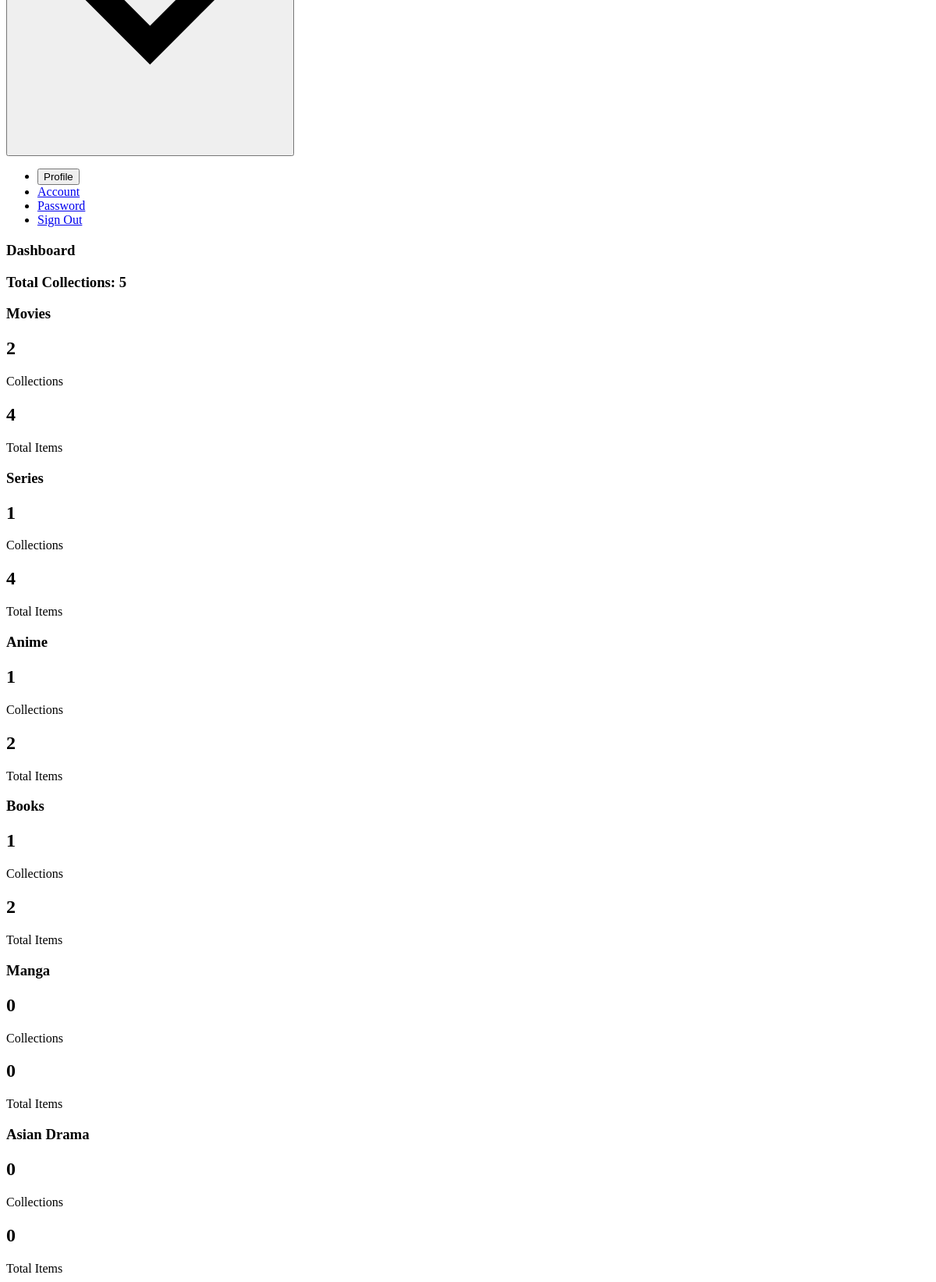
The page /dash/ (signed in, lower part) on the database as committed earlier.
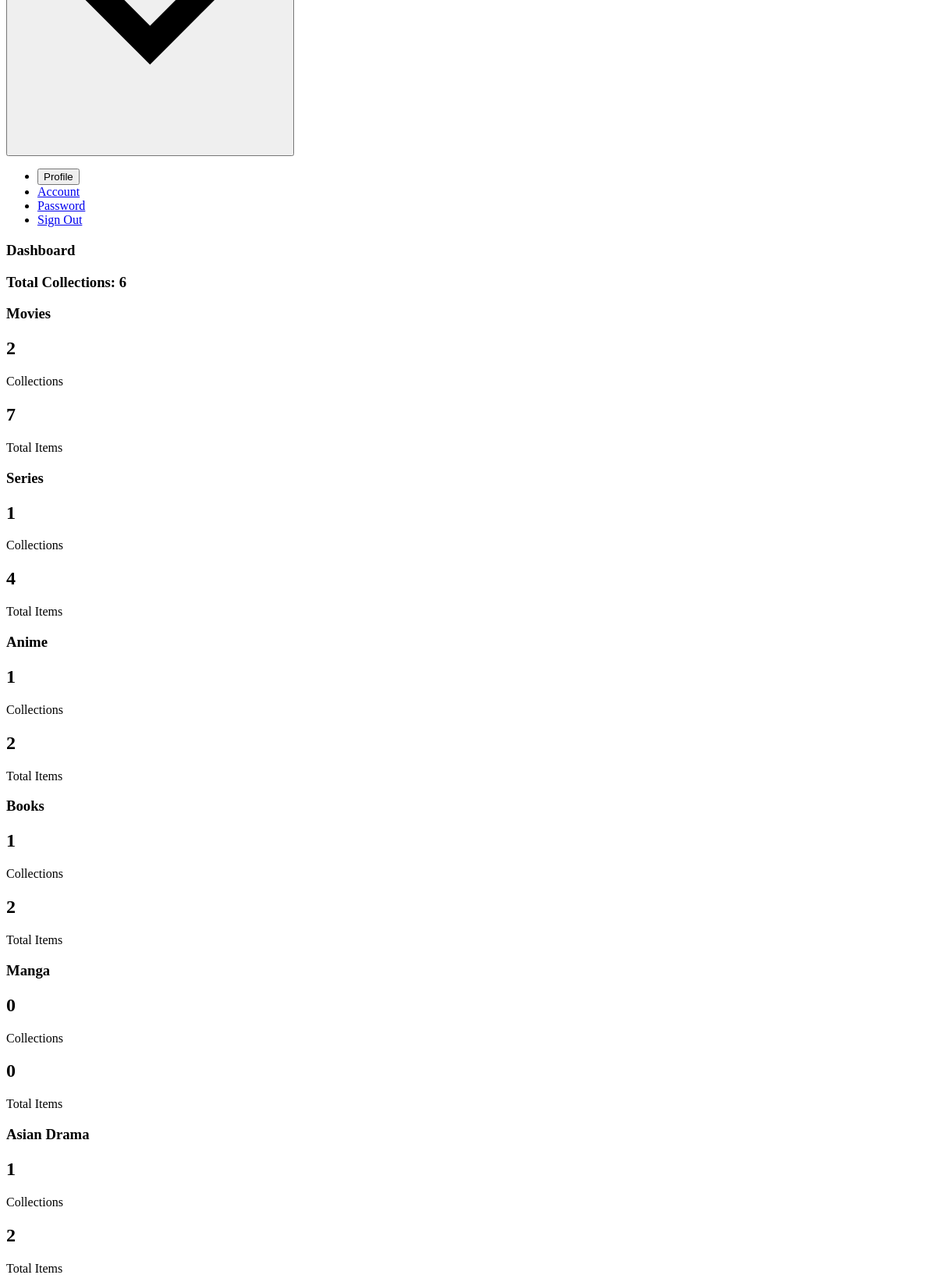
The same page on the database as committed later.
### dashboard/models/collections.py (models this page shows, shortened)
class Collections(models.Model):
    TYPE_CLASS = (
        ("movie", "Any movie around the world."),
        ("series", "Any series except Asian ones."),
        ("anime", "Anime not cartoons."),
        ("book", "Book"),
        ("manga", "Comics, graphics novels."),
        ("asian drama", "Series from Asia."),
    )
    owner = models.ForeignKey(
        User, on_delete=models.CASCADE, blank=False, null=False, default="0"
    )
    collection_id = models.BigIntegerField(unique=True, max_length=19)
    name = models.CharField(max_length=20)
    description = models.CharField(max_length=60, blank=True)
    type = models.CharField(max_length=12, choices=TYPE_CLASS)
    slug = models.SlugField(max_length=7, editable=False)
    stuffs = models.ManyToManyField(Stuff, through="Inclution")
    date_created = models.DateTimeField(auto_now=True)

### dashboard/views/index.py (the view)
# urls.py: path("", IndexDashboardView.as_view(), name="dash"),
@method_decorator(login_required, name="dispatch")
class IndexDashboardView(View):
    template_name = "main/index.html"
    def get(self, request, *args, **kwargs):
        collections = Collections.objects.filter(owner=request.user)
        movies = collections.filter(type="movie")
        series = collections.filter(type="series")
        animes = collections.filter(type="anime")
        books = collections.filter(type="book")
        mangas = collections.filter(type="manga")
        asian_dramas = collections.filter(type="asian drama")
        return render(
            request,
            self.template_name,
            {
                "col_count": collections.count(),
                "movies": movies,
                "series": series,
                "animes": animes,
                "books": books,
                "mangas": mangas,
                "asian_dramas": asian_dramas,
            },
        )

### dashboard/templatetags/tmdb.py (called while the page is built)
@register.filter(name="get_length")
def get_length(queryset):
    count = 0
    for i in queryset:
        count += i.stuffs.count()
    return count

### dashboard/templates/main/index.html (shortened to what the changed rows need)
{% extends 'dashboard.html' %}
{% load tmdb %}
{% block content %}
  <div class="w-5/6 mx-auto py-6">
    <div class="w-full bg-gray-200 px-4 py-2 rounded mb-4 mt-3">
      <h3 class="text-xl font-bold tracking-wide">Total Collections: <span class="ml-4 font-black text-purple-600 text-2xl">{{col_count}}</span></h3>
    </div>
    <div class="grid grid-cols-3 gap-2">
      <div class="relative bg-teal-500 h-48 p-4 rounded">
        <div class="mt-4 w-full h-full flex items-center justify-center">
          <div class="w-full">
            <div class="bg-teal-700 flex justify-center text-white py-2 px-2 rounded items-center my-1 w-3/4 mx-auto">
              <h2 class="font-black text-3xl">{{movies.count}}</h2><label class="text-lg font-light tracking-wide ml-4">Collections</label>
            </div>
            <div class="bg-teal-600 flex justify-center text-white py-2 px-2 rounded items-center my-1 w-3/4 mx-auto">
              <h2 class="font-black text-xl">{{movies|get_length}}</h2><label class="text-lg font-light tracking-wide ml-4">Total Items</label>
            </div>
          </div>
        </div>
      </div>
      <div class="relative bg-green-500 h-48 p-4 rounded">
        <div class="mt-4 w-full h-full flex items-center justify-center">
          <div class="w-full">
            <div class="bg-green-700 flex justify-center text-white py-2 px-2 rounded items-center my-1 w-3/4 mx-auto">
              <h2 class="font-black text-3xl">{{series.count}}</h2><label class="text-lg font-light tracking-wide ml-4">Collections</label>
            </div>
            <div class="bg-green-600 flex justify-center text-white py-2 px-2 rounded items-center my-1 w-3/4 mx-auto">
              <h2 class="font-black text-xl">{{series|get_length}}</h2><label class="text-lg font-light tracking-wide ml-4">Total Items</label>
            </div>
          </div>
        </div>
      </div>
      <div class="relative bg-gray-500 h-48 p-4 rounded">
        <div class="mt-4 w-full h-full flex items-center justify-center">
          <div class="w-full">
            <div class="bg-gray-700 flex justify-center text-white py-2 px-2 rounded items-center my-1 w-3/4 mx-auto">
              <h2 class="font-black text-3xl">{{animes.count}}</h2><label class="text-lg font-light tracking-wide ml-4">Collections</label>
            </div>
            <div class="bg-gray-600 flex justify-center text-white py-2 px-2 rounded items-center my-1 w-3/4 mx-auto">
              <h2 class="font-black text-xl">{{animes|get_length}}</h2><label class="text-lg font-light tracking-wide ml-4">Total Items</label>
            </div>
          </div>
        </div>
      </div>
      <div class="relative bg-indigo-500 h-48 p-4 rounded">
        <div class="mt-4 w-full h-full flex items-center justify-center">
          <div class="w-full">
            <div class="bg-indigo-700 flex justify-center text-white py-2 px-2 rounded items-center my-1 w-3/4 mx-auto">
              <h2 class="font-black text-3xl">{{books.count}}</h2><label class="text-lg font-light tracking-wide ml-4">Collections</label>
            </div>
            <div class="bg-indigo-600 flex justify-center text-white py-2 px-2 rounded items-center my-1 w-3/4 mx-auto">
              <h2 class="font-black text-xl">{{books|get_length}}</h2><label class="text-lg font-light tracking-wide ml-4">Total Items</label>
            </div>
          </div>
        </div>
      </div>
      <div class="relative bg-pink-500 h-48 p-4 rounded">
        <div class="mt-4 w-full h-full flex items-center justify-center">
          <div class="w-full">
            <div class="bg-pink-700 flex justify-center text-white py-2 px-2 rounded items-center my-1 w-3/4 mx-auto">
              <h2 class="font-black text-3xl">{{mangas.count}}</h2><label class="text-lg font-light tracking-wide ml-4">Collections</label>
            </div>
            <div class="bg-pink-600 flex justify-center text-white py-2 px-2 rounded items-center my-1 w-3/4 mx-auto">
              <h2 class="font-black text-xl">{{mangas|get_length}}</h2><label class="text-lg font-light tracking-wide ml-4">Total Items</label>
            </div>
          </div>
        </div>
      </div>
      <div class="relative bg-orange-500 h-48 p-4 rounded">
        <div class="mt-4 w-full h-full flex items-center justify-center">
          <div class="w-full">
            <div class="bg-orange-700 flex justify-center text-white py-2 px-2 rounded items-center my-1 w-3/4 mx-auto">
              <h2 class="font-black text-3xl">{{asian_dramas.count}}</h2><label class="text-lg font-light tracking-wide ml-4">Collections</label>
            </div>
            <div class="bg-orange-600 flex justify-center text-white py-2 px-2 rounded items-center my-1 w-3/4 mx-auto">
              <h2 class="font-black text-xl">{{asian_dramas|get_length}}</h2><label class="text-lg font-light tracking-wide ml-4">Total Items</label>
            </div>
          </div>
        </div>
      </div>
    </div>
  </div>
{% endblock content %}

Rows that differ between the two databases and show on the page:
computed for Collections (number 1 of 5 on the later page): id "4" → "7"
added Collections: id "2"
Other text that changed with them:
{{ col_count }}: "5" → "6"
{{ asian_dramas.count }}: "0" → "1"
{{ asian_dramas|get_length }}: "0" → (not shown)
